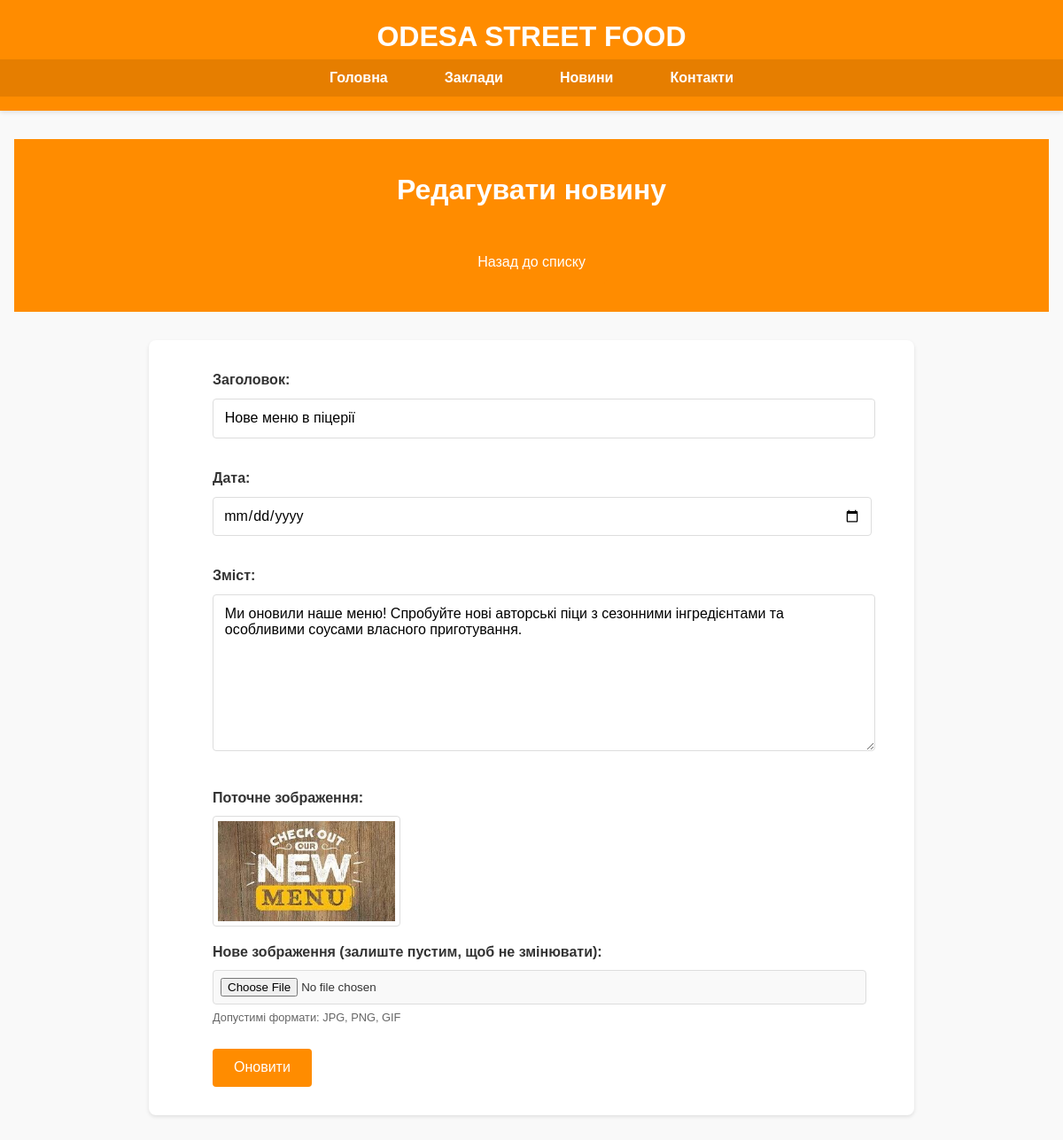
The app's page /admin/news/edit/2, older data.
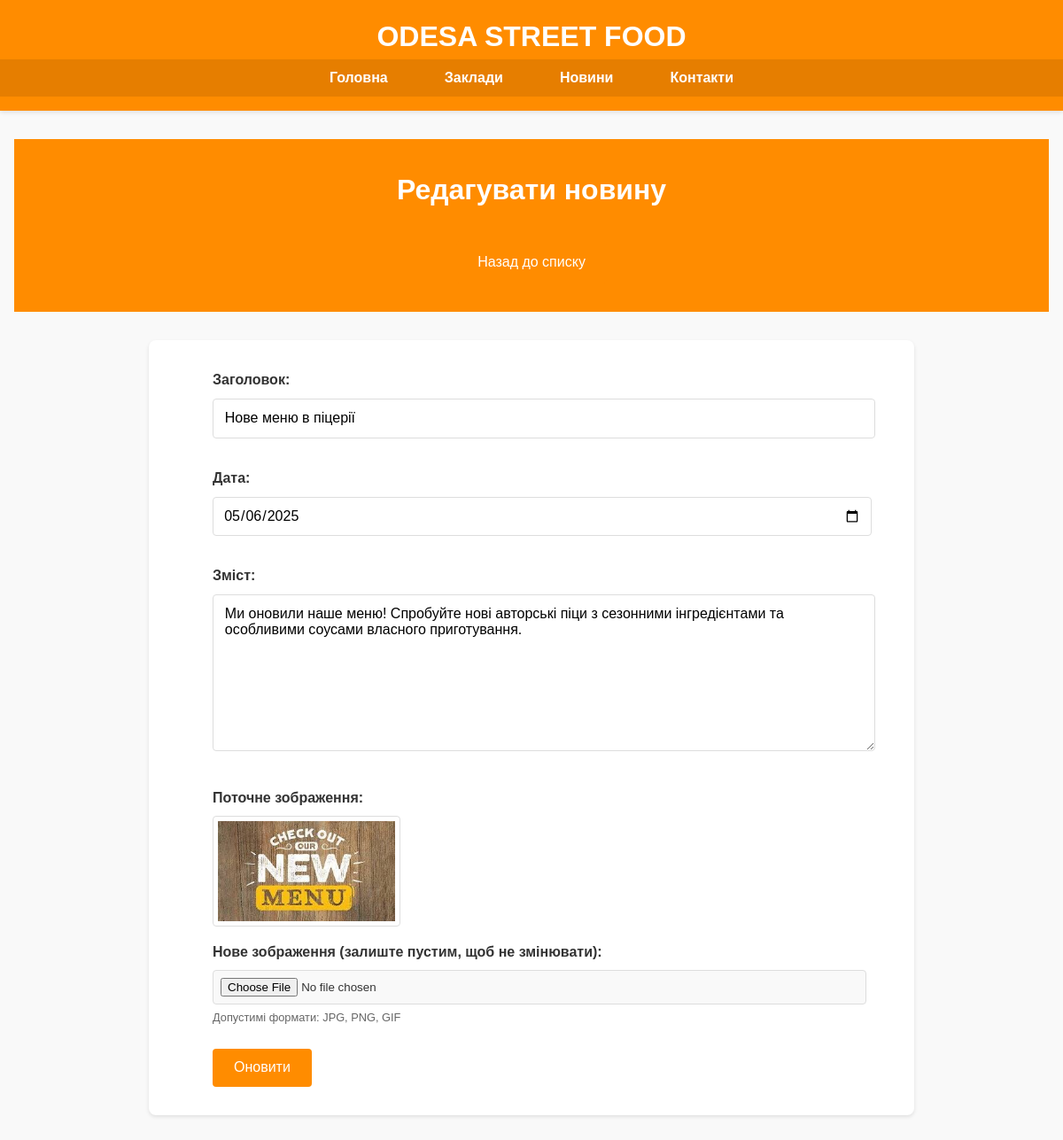
The same page, newer data.
### tables this page shows
CREATE TABLE news
                 (
                     id
                     INTEGER
                     PRIMARY
                     KEY
                     AUTOINCREMENT,
                     title
                     TEXT
                     NOT
                     NULL,
                     date
                     TEXT
                     NOT
                     NULL,
                     content
                     TEXT
                     NOT
                     NULL,
                     image
                     TEXT
                     NOT
                     NULL
                 );

### app.py (the view, shortened to what this page needs)
@app.route('/admin/news/edit/<int:news_id>', methods=['GET', 'POST'])
def edit_news(news_id):
    conn = sqlite3.connect('news.db')
    c = conn.cursor()
    c.execute("SELECT * FROM news WHERE id=?", (news_id,))
    news_item = dict(zip(['id', 'title', 'date', 'content', 'image'], c.fetchone()))
    conn.close()
    return render_template('edit_news.html', now=datetime.now(), news_item=news_item, today=datetime.now().strftime('%Y-%m-%d'))

### templates/edit_news.html (shortened to what this page needs)
{% extends "base_admin.html" %}
{% block content %}
<section class="admin-header">
    <h1>Редагувати новину</h1>
    <a href="{{ url_for('admin_news') }}" class="btn">Назад до списку</a>
</section>
<section class="admin-form">
    <div class="container">
        <form method="POST" enctype="multipart/form-data">
            <div class="form-group">
                <label for="title">Заголовок:</label>
                <input type="text" id="title" name="title" value="{{ news_item.title }}" required>
            </div>
            <div class="form-group">
                <label for="date">Дата:</label>
                <input type="date" id="date" name="date" value="{{ news_item.date.split(' ')[0] }}" required>
            </div>
            <div class="form-group">
                <label for="content">Зміст:</label>
                <textarea id="content" name="content" rows="5" required>{{ news_item.content }}</textarea>
            </div>
            <div class="form-group">
                <label>Поточне зображення:</label>
                <img src="{{ url_for('static', filename='images/news/' + news_item.image) }}" alt="Current image" class="current-image">
                <label for="image">Нове зображення (залиште пустим, щоб не змінювати):</label>
                <input type="file" id="image" name="image" accept="image/*">
                <p class="file-hint">Допустимі формати: JPG, PNG, GIF</p>
            </div>
            <button type="submit" class="btn-submit">Оновити</button>
        </form>
    </div>
</section>
{% endblock %}

Row changes from the older to the newer data that the page shows:
changed news "Нове меню в піцерії": date (not shown) → "05/06/2025"
